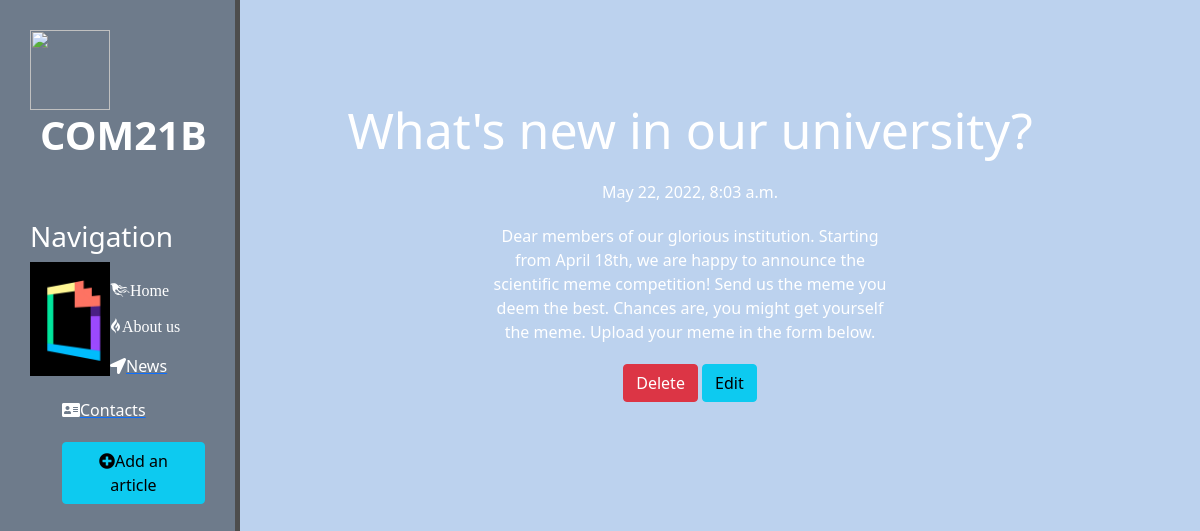
Screenshot of /news/1 with the database file from the repository.
### news/models.py (models this page shows, shortened)
class Articles(models.Model):
    title = models.CharField('Title', max_length=50)
    anons = models.CharField('Announce', max_length=250)
    full_text = models.TextField('Article')
    date = models.DateTimeField('Date')
    class Meta:
        verbose_name = 'New'
        verbose_name_plural = 'News'

### news/views.py (the view)
# urls.py: path('<int:pk>', views.NewsDetailView.as_view(), name='news-detail'),
class NewsDetailView(DetailView):
    model = Articles
    template_name = 'news/details_view.html'
    context_object_name = 'article'

### news/templates/news/details_view.html (shortened to what this page needs)
{% extends 'main/layout.html' %}
{% block content %}
    <div class="features">
        <h1>{{ article.title }}</h1>
        <p>{{ article.date }}</p>
        <p>{{ article.full_text }}</p>
        <a href="{% url 'news-delete' article.id %}" class="btn btn-danger">Delete</a>
        <a href="{% url 'news-update' article.id %}" class="btn btn-info">Edit</a>
    </div>
{% endblock %}`

### main/static/main/css/main.css (style rules this page uses)
body { background: #BCD2EE; }
main .features { float: left; color: #fff; margin-top: 100px; text-align: center; width: 75%; }
main .features h1 { font-size: 50px; }
main .features p { max-width: 400px; margin: 20px auto }

### rows the page displays
Articles: title "What's new in our university?", date "May 22, 2022, 8:03 a.m.", full_text "Dear members of our glorious institution. Starting from April 18th, we are happy to announce the scientific meme competition! Send us the meme you deem the best. Chances are, you might get yourself the meme. Upload your meme in the form below."
